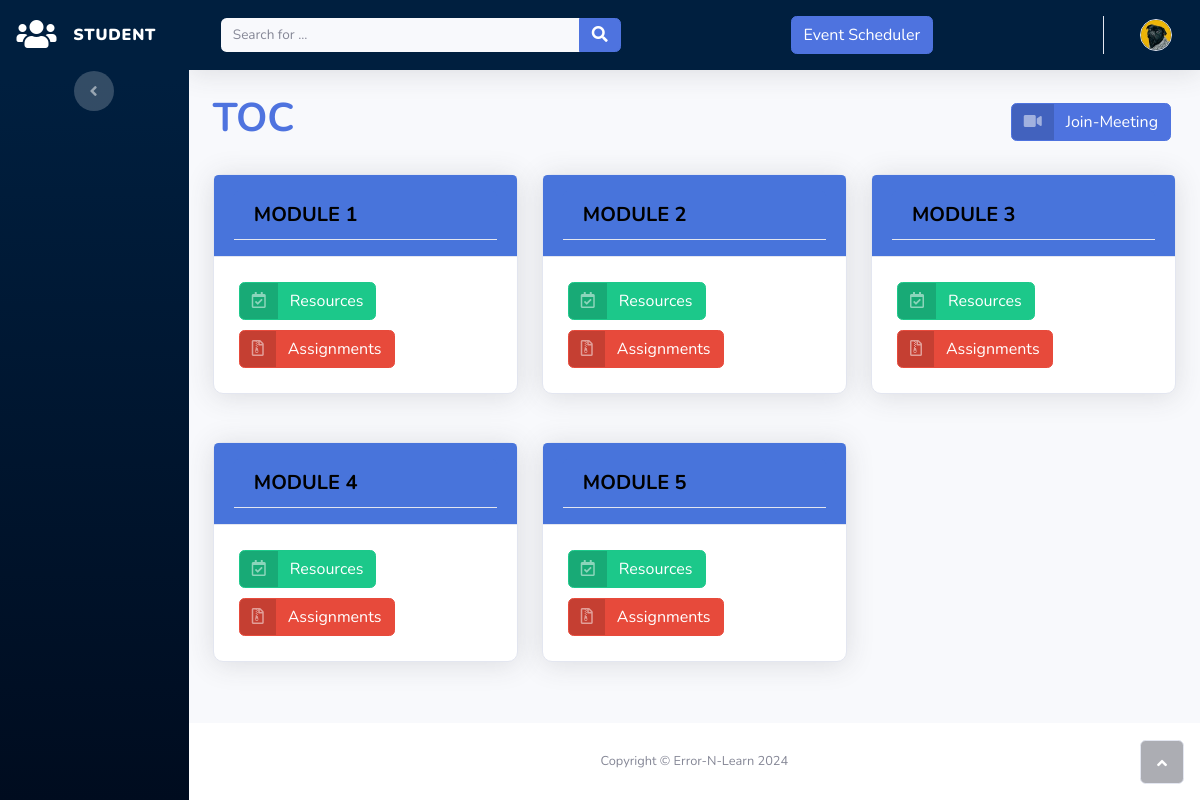
The app's page /students/classroom/FZBS5557/ with its own data.
### accounts/models.py (models this page shows, shortened)
class Classroom(models.Model):
    teacher = models.ForeignKey(
        "Teacher",
        on_delete=models.CASCADE,
        blank=False,
        related_name='classrooms')
    subject = models.CharField(
        _("Subject Name"),
        max_length=50,
        blank=False)
    code = models.SlugField(
        _("Subject Code"),
        max_length=10,
        default=random_string,
        unique=True)
    semester = models.PositiveIntegerField(
        blank=False,
        default=1,
        validators=[
            MaxValueValidator(8),
            MinValueValidator(1)
        ]
    )
    created_timestamp = models.DateTimeField(
        default=timezone.now,
        editable=False)
    class Meta:
        verbose_name = _("Classroom")
        verbose_name_plural = _("Classrooms")

class Section(models.Model):
    classroom = models.ForeignKey(
        "Classroom",
        on_delete=models.CASCADE,
        blank=False,
        related_name='sections')
    title = models.CharField(
        _("section title"),
        max_length=150)
    created_timestamp = models.DateTimeField(
        default=timezone.now,
        editable=False
    )
    class Meta:
        verbose_name = _("section")
        verbose_name_plural = _("sections")

### students/views.py (the view)
# urls.py: path("classroom/<slug:code>/", ClassroomDetailView, name="classroom_detail"),
def ClassroomDetailView(request, code):
    context_dict = {}
    room = get_object_or_404(Classroom, code=code)
    context_dict["classroom"] = room
    return render(request, "students/classroom_detail.html", context=context_dict)

### students/templates/students/classroom_detail.html (shortened to what this page needs)
{% extends 'students/base.html' %}
{% block content %}
<div class="container-fluid">
    <div class="row align-items-center">
        <div class="col">
            <h1 class="font-weight-bold">{{ classroom.subject|upper }}</h1>
        </div>
        <div class="col text-right">
            <a class="btn btn-primary btn-icon-split" role="button" style="margin: 5px;" href="{% url 'students:join' %}">
                <span class="text-white-50 icon">
                    <i class="fas fa-video"></i>
                </span>
                <span class="text-white text">Join-Meeting</span>
            </a>
        </div>
    </div>
    <br>
    <div class="row">
        {% for section in classroom.sections.all %}
        <div class="col-md-4 mb-4">
            <div class="card shadow mb-4">
                <div class="card-header py-3">
                    <h6 class="card-header h6"><b>{{ section.title|upper }}</b></h6>
                </div>
                <div class="card-body">
                    <a class="btn btn-success btn-icon-split" role="button" style="margin: 5px;" href="{% url 'students:resources' pk=section.pk %}">
                        <span class="text-white-50 icon">
                            <i class="far fa-calendar-check"></i>
                        </span>
                        <span class="text-white text">Resources</span>
                    </a>
                    <a class="btn btn-danger btn-icon-split" role="button" style="margin: 5px;" href="{% url 'students:assignments' pk=section.pk %}">
                        <span class="text-white-50 icon">
                            <i class="far fa-file-archive"></i>
                        </span>
                        <span class="text-white text">Assignments</span>
                    </a>
                </div>
            </div>
        </div>
        {% endfor %}
    </div>
</div>
{% endblock content %}

### students/templates/students/classroom_detail.html (style rules this page uses)
h1 { color: #4e73df; font-family: 'Nunito', sans-serif; font-size: 2.5rem; font-weight: 700; }
.card { border-radius: 10px; box-shadow: 0px 4px 8px rgba(0, 0, 0, 0.2); transition: transform 0.3s, box-shadow 0.3s; }
.btn-icon-split { transition: transform 0.3s, box-shadow 0.3s; }
.card-header { background-color: #4874db; }
.card-header h6 { color: #000000; font-family: 'Nunito', sans-serif; font-size: 1.25rem; }

### records on screen
Classroom: subject "TOC"
Section: title "MODULE 1"
Section: title "MODULE 2"
Section: title "MODULE 3"
Section: title "MODULE 4"
Section: title "MODULE 5"
